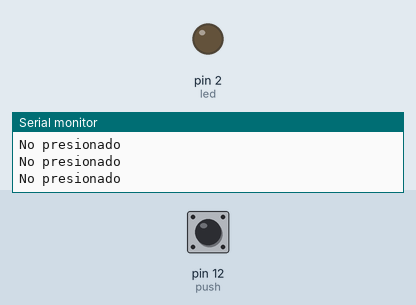
A sketch run on a simulated Arduino Uno, built with avr-gcc and run on an emulated ATmega328P. Parts: output pins drawn as LEDs (lit = HIGH), the last lines printed to the serial monitor. Dashed ring = blinking. The test bench sets the inputs (shaded band); at power-on: pin 12 (push) HIGH.

Above: at 1.2 s.
1.3 s: pin 12 (push) pulled LOW for 0.15 s
At 1.39 s:
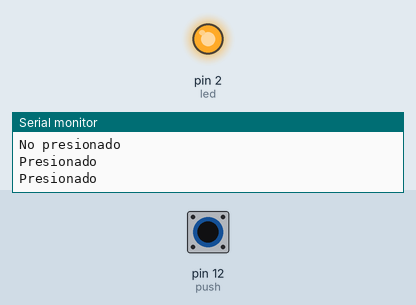
2.9 s: pin 12 (push) pulled LOW for 3.2 s
At 6.6 s:
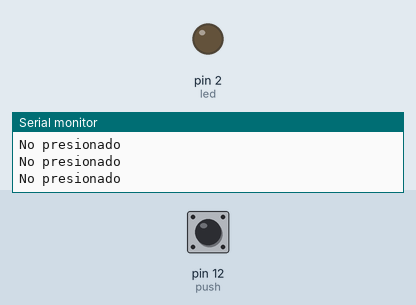
7.6 s: pin 12 (push) driven LOW
At 8.1 s:
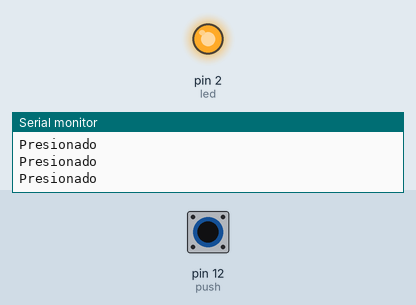
10.6 s: pin 12 (push) driven HIGH
At 11.5 s:
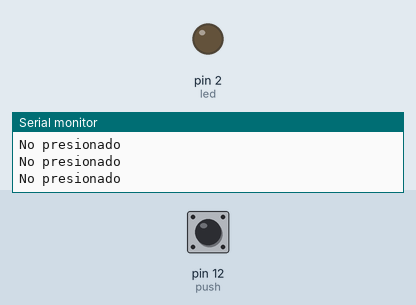
13.6 s: pin 12 (push) pulsed LOW 5 times (0.12 s each, 0.3 s apart)
At 13.68 s:
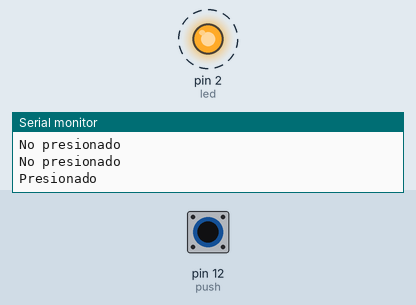
Timing chart, 0 to 16.6 s (numbered marks = the images above; inputs shaded):
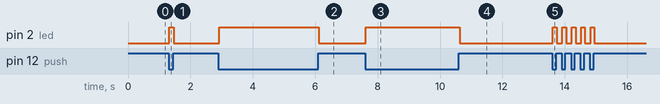

Measured:
- after the input at 1.3 s, pin 2 (led): LOW → HIGH at once, → LOW 0.15 s later
- after the input at 2.9 s, pin 2 (led): LOW → HIGH at once, → LOW 3.2 s later
- after the input at 7.6 s, pin 2 (led): LOW → HIGH at once
- after the input at 10.6 s, pin 2 (led): HIGH → LOW at once
- after the input at 13.6 s, pin 2 (led): alternates HIGH for 0.12 s and LOW for 0.18 s, 10 changes in all, then stays LOW, starting at once

The sketch:

boton_led.ino
```cpp
byte push = 12;
bool lPush = false;
int led =2;

void setup()
{
  Serial.begin(9600);
  pinMode(push, INPUT);
  pinMode(led, OUTPUT);
}

void loop()
{
  lPush =digitalRead(push);
  if(!lPush==HIGH)
  {
    Serial.println("Presionado");
    digitalWrite(led, HIGH);
  }
  else
  {
    Serial.println("No presionado");
    digitalWrite(led, LOW);
  }
}
```
